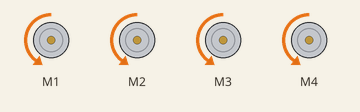
Simulated run of this sketch. Board: Arduino Uno, built with avr-gcc and run on an emulated ATmega328P. On the bench: 4 × DC motor (green arrow = forward, orange = backward, longer = faster).

Above: at 0.1 s.
Timing chart, 0 to 1.6 s (numbered marks = the images above):
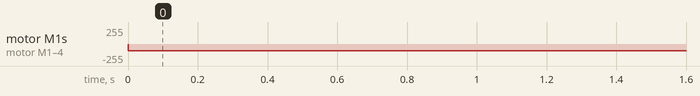

The sketch:

motor_car_test.ino
```cpp
#include <AFMotor.h>  // Подключаем библиотеку для работы с шилдом


AF_DCMotor motor1(1);
AF_DCMotor motor2(2);
AF_DCMotor motor3(3);
AF_DCMotor motor4(4);

void setup() {
  // put your setup code here, to run once:
  motor1.setSpeed(100);
  motor1.run(RELEASE);
  motor2.setSpeed(100);
  motor2.run(RELEASE);
  motor3.setSpeed(100);
  motor3.run(RELEASE);
  motor4.setSpeed(100);
  motor4.run(RELEASE);
}

void loop() {
  // put your main code here, to run repeatedly:
  motor1.setSpeed(100); // Задаем скорость движения
  motor1.run(BACKWARD); // Задаем движение вперед
  motor2.setSpeed(100); // Задаем скорость движения
  motor2.run(BACKWARD); // Задаем движение вперед
  motor3.setSpeed(100); // Задаем скорость движения
  motor3.run(BACKWARD); // Задаем движение вперед
  motor4.setSpeed(100); // Задаем скорость движения
  motor4.run(BACKWARD); // Задаем движение вперед
}
```

Measured:
- by itself, motor M1–4: stopped → backward 100/255 at 0.00 s
